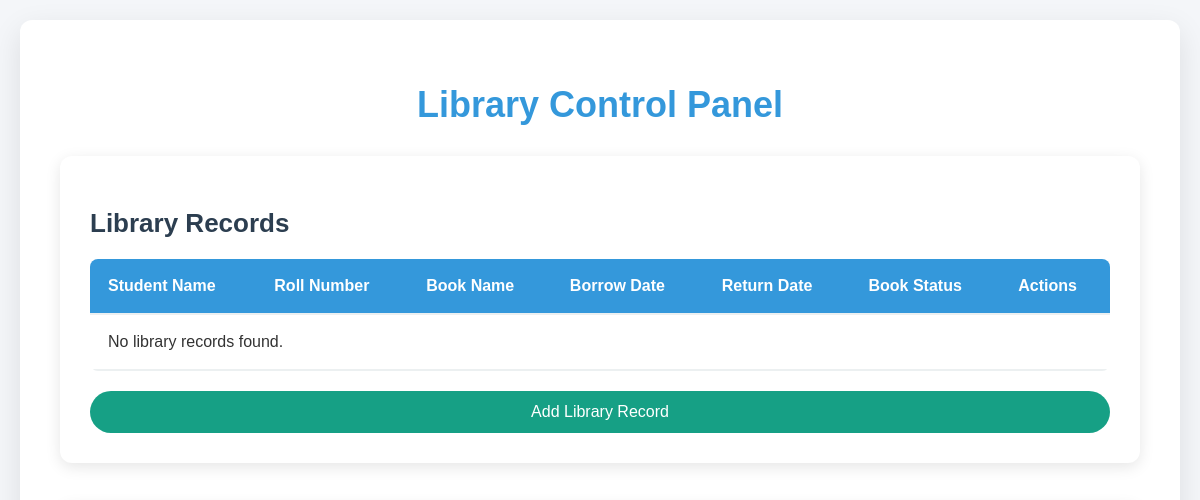
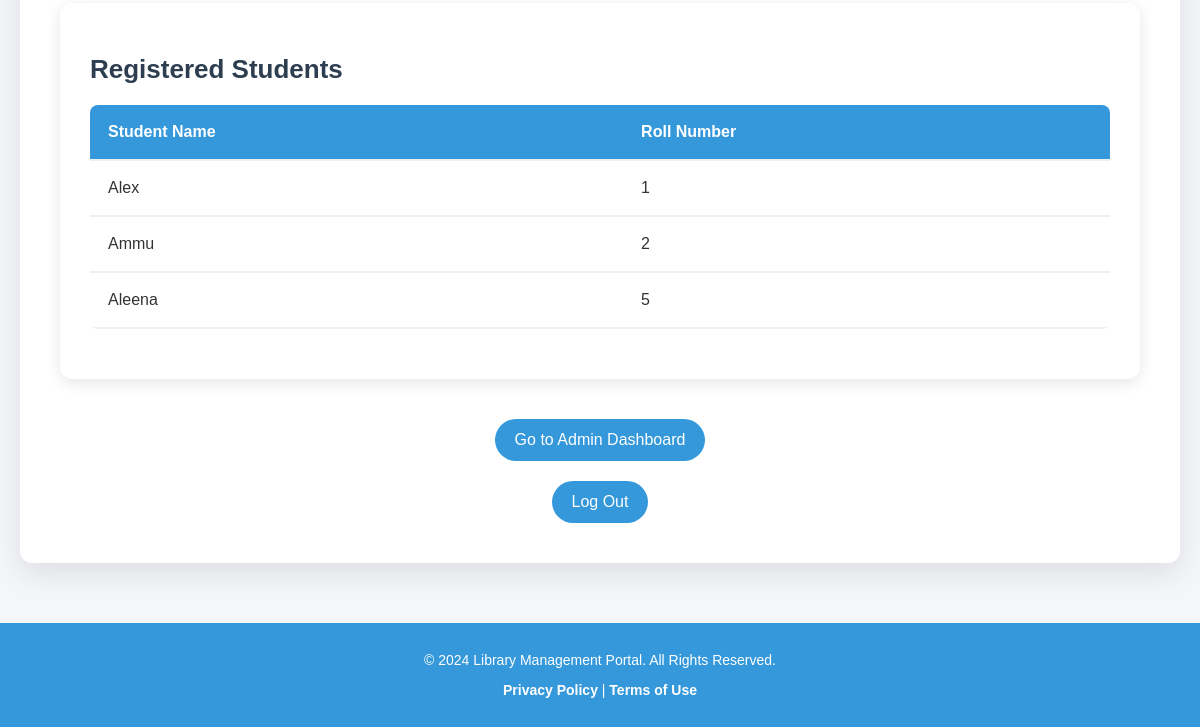
Page /api/librarian-dashboard/ (signed in) on the earlier database version (2 pictures, top to bottom).
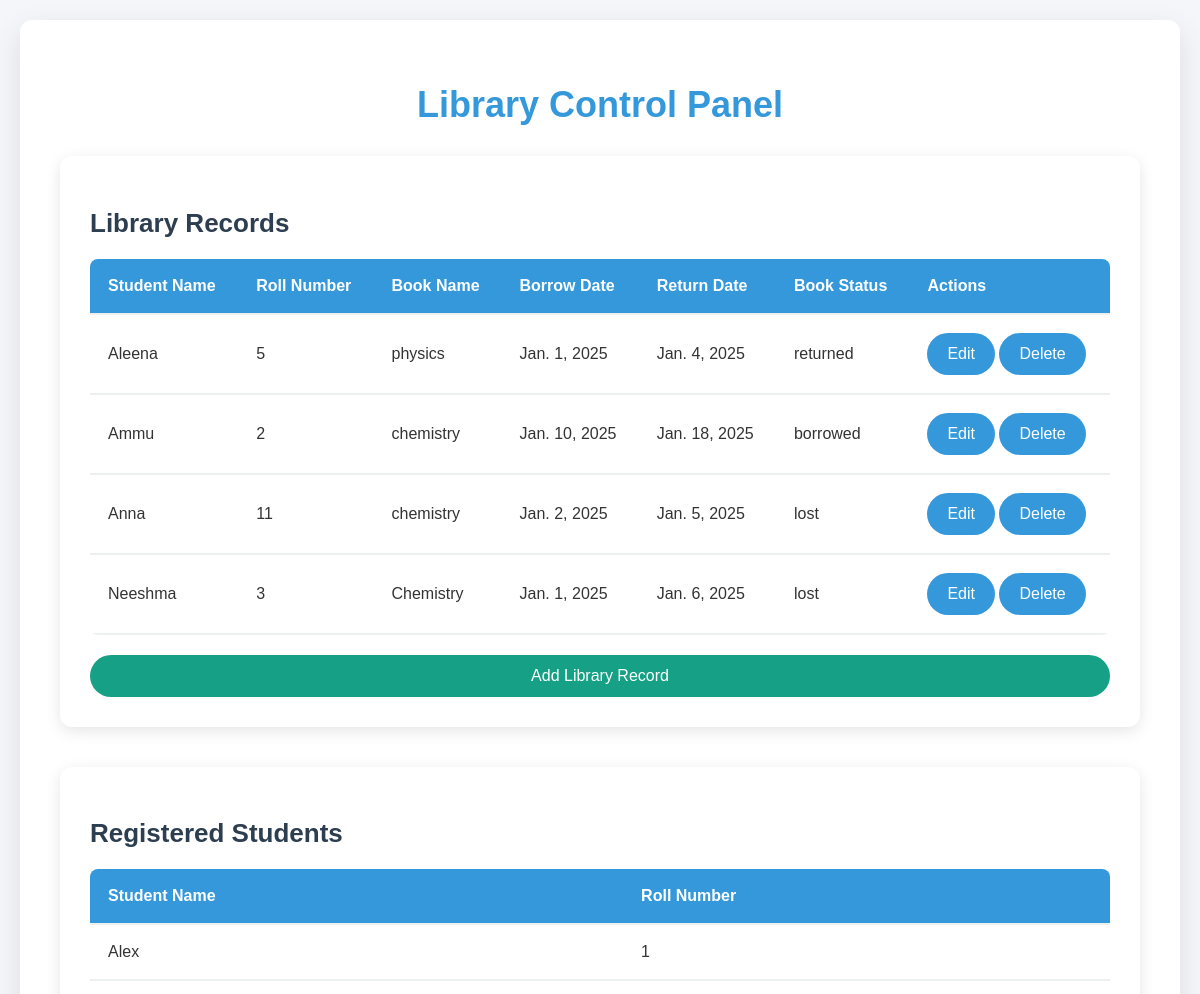
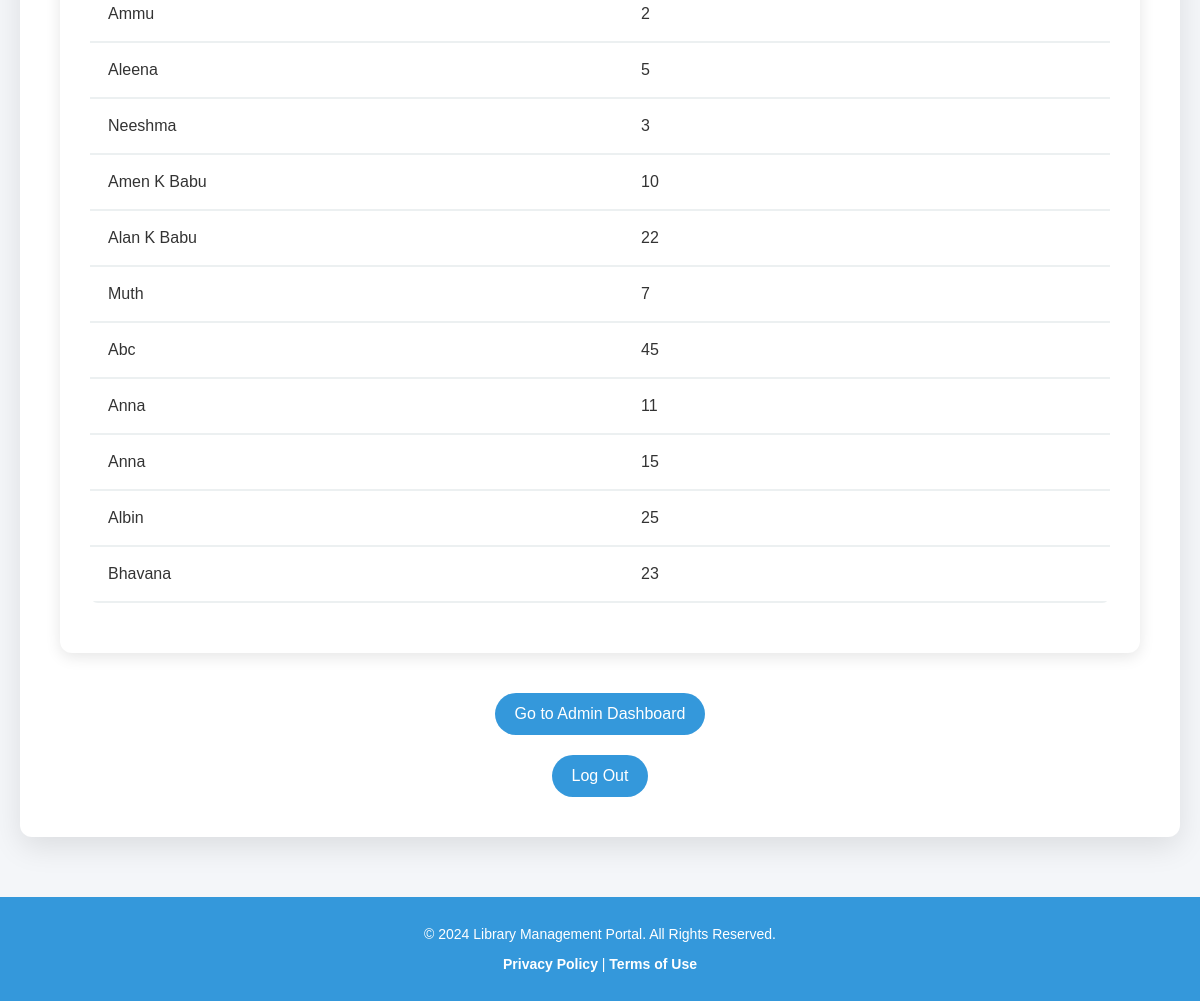
Same page on the later database version (2 pictures, top to bottom).
### school_app/models.py (models this page shows, shortened)
class Student(models.Model):
    name = models.CharField(max_length=255)
    roll_number = models.CharField(max_length=50, unique=True)
    grade = models.CharField(max_length=50)  # Renamed from class_name
    created_at = models.DateTimeField(auto_now_add=True)
    updated_at = models.DateTimeField(auto_now=True)

class LibraryHistory(models.Model):
    student = models.ForeignKey(Student, on_delete=models.CASCADE, related_name='library_records')
    book_name = models.CharField(max_length=255)
    borrow_date = models.DateField()
    return_date = models.DateField(null=True, blank=True)
    book_status = models.CharField(max_length=50)  # Renamed from 'status'

### school_app/views.py (the view)
# urls.py: path('librarian-dashboard/', views.librarian_dashboard, name='librarian_dashboard'),
@login_required
def librarian_dashboard(request):
    if request.user.role not in ['admin', 'librarian']:
        messages.error(request, "You are not authorized to access this page.")
        return redirect('login')
    library_records = LibraryHistory.objects.select_related('student').all()
    students = Student.objects.all()
    context = {
        'library_records': library_records,
        'students': students,
        'is_admin': request.user.role == 'admin',  # Pass whether the user is admin or not
    }
    return render(request, 'librarian_dashboard.html', context)

### school_app/Templates/librarian_dashboard.html (shortened to what this page needs)
<!DOCTYPE html>
<html lang="en">
<head>
    {% load static %}
</head>
<body>
    <div class="dashboard">
        <h1>Library Control Panel</h1>
        <div class="card">
            <h2>Library Records</h2>
            <table>
                <thead>
                    <tr>
                        <th>Student Name</th>
                        <th>Roll Number</th>
                        <th>Book Name</th>
                        <th>Borrow Date</th>
                        <th>Return Date</th>
                        <th>Book Status</th>
                        {% if request.user.role == 'admin' %}
                            <th>Actions</th>
                        {% endif %}
                    </tr>
                </thead>
                <tbody>
                    {% for record in library_records %}
                        <tr>
                            <td>{{ record.student.name }}</td>
                            <td>{{ record.student.roll_number }}</td>
                            <td>{{ record.book_name }}</td>
                            <td>{{ record.borrow_date }}</td>
                            <td>{{ record.return_date }}</td>
                            <td>{{ record.book_status }}</td>
                            {% if request.user.role == 'admin' %}
                                <td>
                                    <a href="{% url 'edit_library_record' record.id %}" class="btn">Edit</a>
                                    <a href="{% url 'delete_library_record' record.id %}" class="btn">Delete</a>
                                </td>
                            {% endif %}
                        </tr>
                    {% empty %}
                        <tr>
                            <td colspan="7">No library records found.</td>
                        </tr>
                    {% endfor %}
                </tbody>
            </table>
            {% if request.user.role == 'admin' %}
                <a href="{% url 'add_library_record' %}" class="btn add-btn">Add Library Record</a>
            {% endif %}
        </div>
        <div class="card">
            <h2>Registered Students</h2>
            <table>
                <thead>
                    <tr>
                        <th>Student Name</th>
                        <th>Roll Number</th>
                    </tr>
                </thead>
                <tbody>
                    {% for student in students %}
                        <tr>
                            <td>{{ student.name }}</td>
                            <td>{{ student.roll_number }}</td>
                        </tr>
                    {% empty %}
                        <tr>
                            <td colspan="2">No students registered.</td>
                        </tr>
                    {% endfor %}
                </tbody>
            </table>
        </div>
        <div class="card-footer">
            <a href="{% url 'admin_dashboard' %}" class="btn">Go to Admin Dashboard</a>
        </div>
        <div class="card-footer">
            <a href="{% url 'logout' %}" class="btn">Log Out</a>
        </div>
    </div>
    <footer>
        <p>&copy; 2024 Library Management Portal. All Rights Reserved.</p>
        <p><a href="#privacy-policy">Privacy Policy</a> | <a href="#terms-of-use">Terms of Use</a></p>
    </footer>
</body>
</html>

Differences in the rows shown:
added LibraryHistory: student.name "Aleena", student.roll_number "5", book_name "physics", borrow_date "Jan. 1, 2025", return_date "Jan. 4, 2025", book_status "returned"
added LibraryHistory: student.name "Ammu", student.roll_number "2", book_name "chemistry", borrow_date "Jan. 10, 2025", return_date "Jan. 18, 2025", book_status "borrowed"
added LibraryHistory: student.name "Anna", student.roll_number "11", book_name "chemistry", borrow_date "Jan. 2, 2025", return_date "Jan. 5, 2025", book_status "lost"
added LibraryHistory: student.name "Neeshma", student.roll_number "3", book_name "Chemistry", borrow_date "Jan. 1, 2025", return_date "Jan. 6, 2025", book_status "lost"
added Student: name "Neeshma", roll_number "3"
added Student: name "Amen K Babu", roll_number "10"
added Student: name "Alan K Babu", roll_number "22"
added Student: name "Muth", roll_number "7"
added Student: name "Abc", roll_number "45"
added Student: name "Anna", roll_number "11"
added Student: name "Anna", roll_number "15"
added Student: name "Albin", roll_number "25"
added Student: name "Bhavana", roll_number "23"
Other differences:
text no longer shown: "No library records found."
